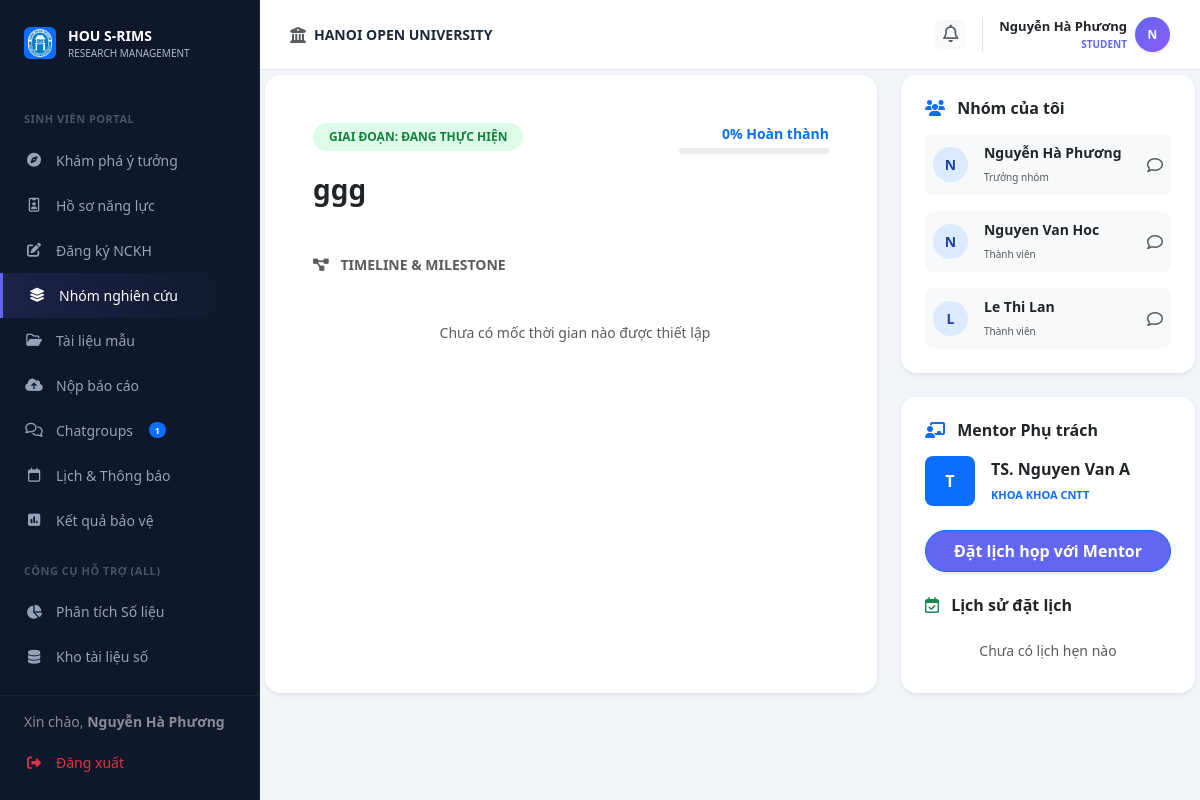
/student/progress (signed in), run on an earlier commit of the app's database.
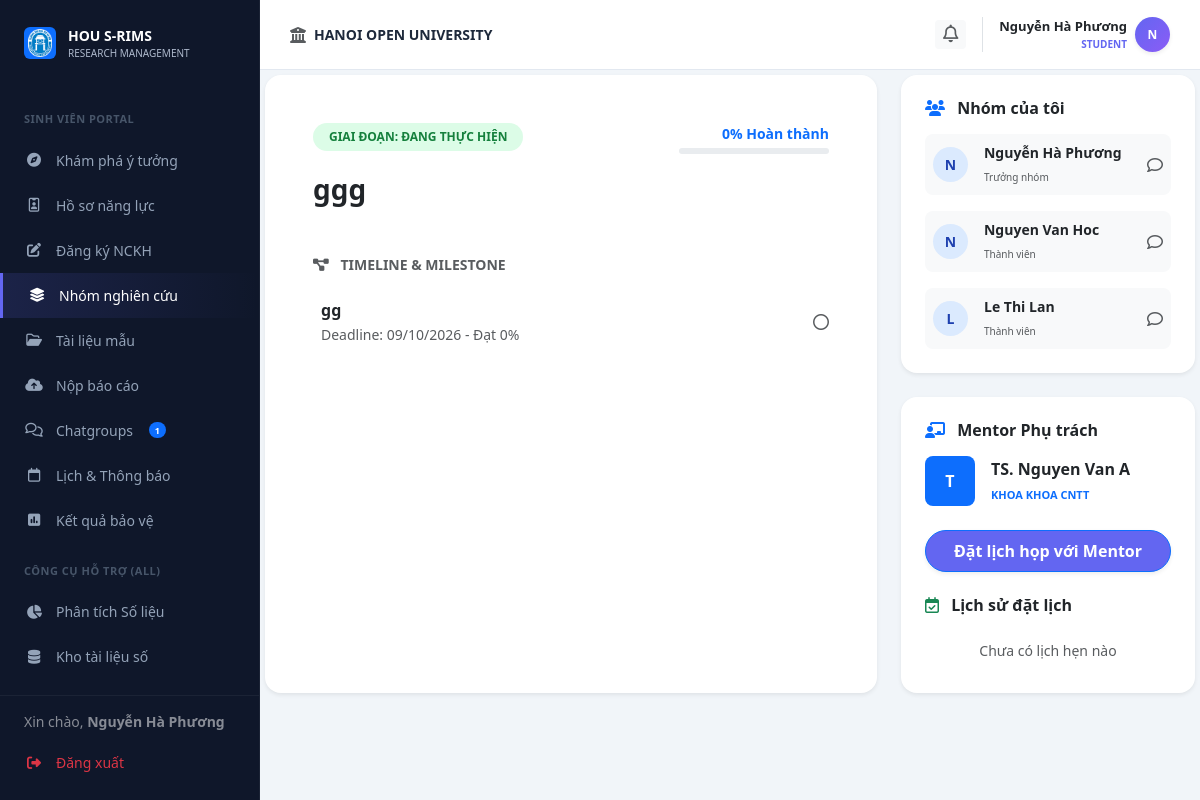
And on a later commit of the database.
### models.py (models this page shows)
class GroupMember(db.Model):
    __tablename__ = 'group_members'
    id = db.Column(db.Integer, primary_key=True)
    group_id = db.Column(db.Integer, db.ForeignKey('groups.id'), nullable=False)
    student_id = db.Column(db.Integer, db.ForeignKey('users.id'), nullable=False)
    status = db.Column(db.String(20), default='accepted') # 'accepted', 'pending'

class User(db.Model):
    __tablename__ = 'users'
    id = db.Column(db.Integer, primary_key=True)
    username = db.Column(db.String(50), unique=True, nullable=False)
    password_hash = db.Column(db.String(128), nullable=False)
    full_name = db.Column(db.String(100), nullable=False)
    email = db.Column(db.String(120), unique=True, nullable=False)
    phone = db.Column(db.String(20), nullable=True)
    bio = db.Column(db.Text, nullable=True)
    role = db.Column(db.String(20), nullable=False) # Admin, Lecturer, Student
    student_id = db.Column(db.String(20), nullable=True)   # MSSV for students
    faculty = db.Column(db.String(100), nullable=True)      # faculty / department
    topics_mentored = db.relationship('Topic', backref='mentor', lazy=True)
    group_memberships = db.relationship('GroupMember', backref='student', lazy=True)

class Milestone(db.Model):
    __tablename__ = 'milestones'
    id = db.Column(db.Integer, primary_key=True)
    topic_id = db.Column(db.Integer, db.ForeignKey('topics.id'), nullable=False)
    name = db.Column(db.String(100), nullable=False)
    deadline = db.Column(db.DateTime, nullable=False)
    description = db.Column(db.Text, nullable=True)
    status = db.Column(db.String(20), default='pending')

### routes/student_bp.py (the view)
@student_bp.route('/progress')
def progress():
    user_id = session.get('user_id')
    my_groups = Group.query.join(GroupMember).join(Batch).filter(GroupMember.student_id == user_id, Batch.status == 'active').all()
    my_topics = []
    topic_milestones = []
    if my_groups:
        group_ids = [g.id for g in my_groups]
        my_topics = Topic.query.join(Batch).filter(Topic.group_id.in_(group_ids), Batch.status == 'active').all()
        if my_topics:
            topic_milestones = Milestone.query.filter_by(topic_id=my_topics[0].id).order_by(Milestone.deadline.asc()).all()
            total_progress = 0
            for m in topic_milestones:
                p = Progress.query.filter_by(milestone_id=m.id).order_by(Progress.updated_at.desc()).first()
                m.progress_pct = p.percentage if p else 0
                total_progress += m.progress_pct
            if len(topic_milestones) > 0:
                total_progress = total_progress // len(topic_milestones)
            my_topics[0].total_progress = total_progress
    from models import Meeting
    my_meetings = Meeting.query.filter_by(organizer_id=user_id).order_by(Meeting.start_time.desc()).all()
    return render_template('student/progress.html', my_groups=my_groups, my_topics=my_topics, topic_milestones=topic_milestones, my_meetings=my_meetings)

### routes/student_bp.py (called while the page is built)
@student_bp.before_request
def require_student():
    if session.get('role') != 'student':
        return redirect(url_for('auth.login'))

### templates/student/progress.html (shortened to what the changed rows need)
{% extends "layouts/student_layout.html" %}
{% block student_content %}
<div id="view-s-group" class="fade-in ">
                <div class="row g-4">
                    <div class="col-md-8">
                        {% if my_topics and my_topics|length > 0 %}
                        {% set active_topic = my_topics[0] %}
                        <div class="card border-0 shadow-sm rounded-4 p-5 h-100">
                            <div class="timeline-container ps-2">
                                {% if topic_milestones %}
                                    {% for m in topic_milestones %}
                                    <div class="timeline-item {{ 'active' if m.progress_pct == 100 else ('current' if m.progress_pct > 0 else '') }}">
                                        <div class="d-flex justify-content-between align-items-center w-100">
                                            <div>
                                                <div class="fw-bold {{ 'text-primary' if m.progress_pct > 0 and m.progress_pct < 100 else 'text-dark' }}">{{ m.name }}</div>
                                                <small class="{{ 'text-primary fw-bold' if m.progress_pct > 0 and m.progress_pct < 100 else 'text-muted' }}">Deadline: {{ m.deadline.strftime('%d/%m/%Y') }} - Đạt {{ m.progress_pct }}%</small>
                                            </div>
                                            {% if m.progress_pct == 100 %}
                                                <i class="fa-solid fa-circle-check text-success fs-5"></i>
                                            {% elif m.progress_pct > 0 %}
                                                <div class="spinner-border spinner-border-sm text-primary" role="status"></div>
                                            {% else %}
                                                <i class="fa-regular fa-circle text-muted"></i>
                                            {% endif %}
                                        </div>
                                    </div>
                                    {% endfor %}
                                {% else %}
                                    <div class="text-center py-4 text-muted small">Chưa có mốc thời gian nào được thiết lập</div>
                                {% endif %}
                            </div>
                        </div>
                        {% else %}
                        <div class="card border-0 shadow-sm rounded-4 p-5 h-100 text-center">
                            <div class="text-muted">Bạn chưa tham gia đề tài nào</div>
                        </div>
                        {% endif %}
                    </div>
                    <div class="col-md-4 d-flex flex-column gap-4">
                        <div class="card border-0 shadow-sm rounded-4 p-4">
                            <div class="d-flex flex-column gap-3">
                                {% if my_groups %}
                                    {% for g in my_groups %}
                                        {% for member in g.members %}
                                        <div class="d-flex align-items-center justify-content-between p-2 bg-light rounded-3">
                                            <div class="d-flex align-items-center gap-3">
                                                <div class="bg-primary-subtle text-primary rounded-circle d-flex align-items-center justify-content-center fw-bold small" style="width: 35px; height: 35px;">{{ member.student.full_name[0] if member.student and member.student.full_name else 'S' }}</div>
                                                <div><div class="fw-bold text-dark small">{{ member.student.full_name if member.student else 'Thành viên' }}</div><small class="text-muted" style="font-size: 10px;">{{ 'Trưởng nhóm' if loop.first else 'Thành viên' }}</small></div>
                                            </div>
                                            <i class="fa-regular fa-comment text-muted"></i>
                                        </div>
                                        {% endfor %}
                                    {% endfor %}
                                {% else %}
                                    <div class="text-muted small text-center py-2">Chưa có nhóm nào</div>
                                {% endif %}
                            </div>
                        </div>
                    </div>
                </div>
        </div>
{% endblock %}

What changed in the data, as far as the page shows it:
added Milestone: name "gg", deadline "09/10/2026", progress_pct "0"
Also different on the page:
text no longer shown: "Chưa có mốc thời gian nào được thiết lập"
